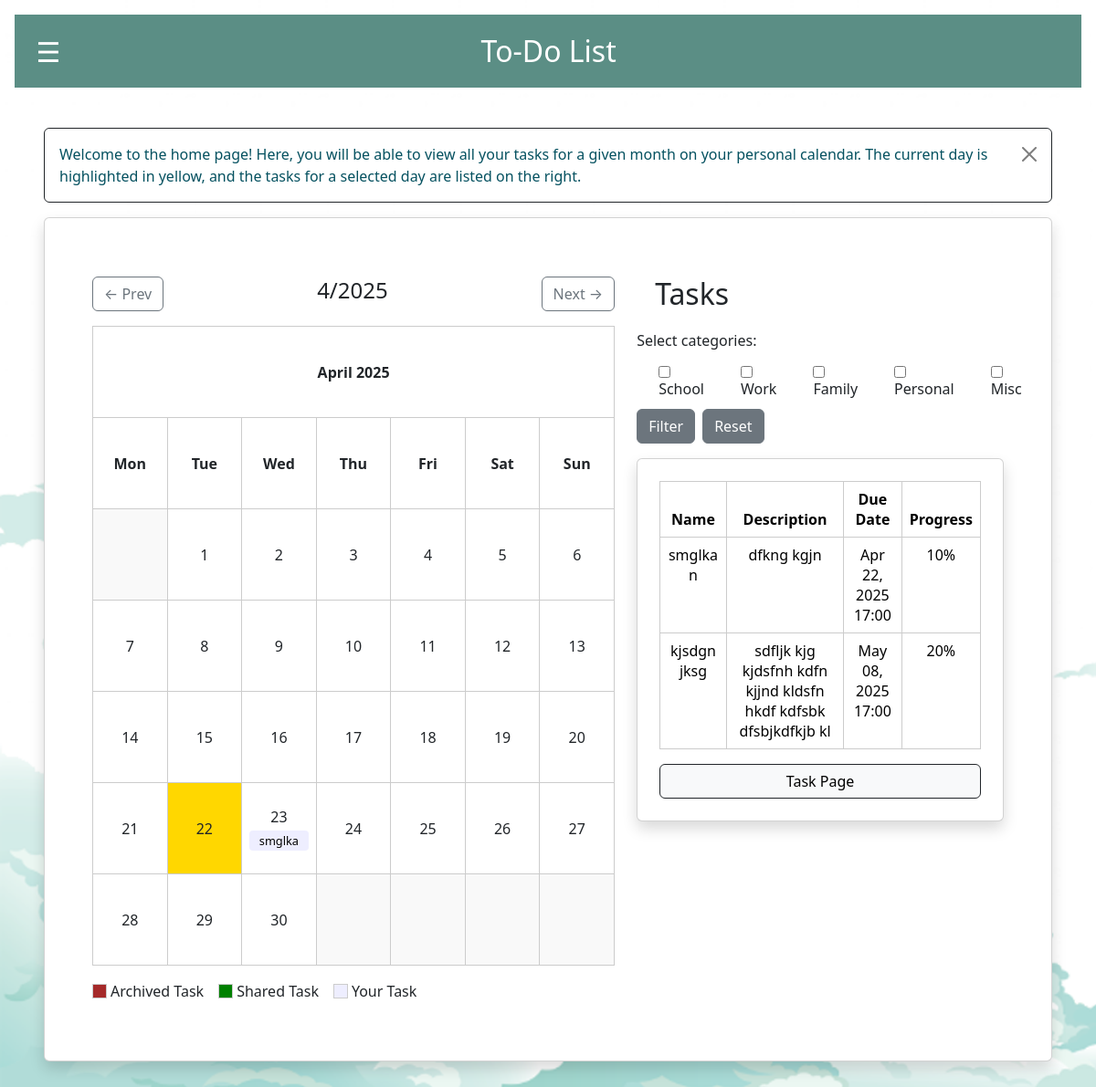
/home/ (signed in), run on the app's committed database.
### todoapp/models.py (models this page shows, shortened)
class Category(models.Model):
    name = models.CharField(max_length=50)
    def __str__(self):
        return self.name

class Task(models.Model):
    name = models.CharField(max_length=255)
    creator = models.ForeignKey(User, on_delete=models.CASCADE)
    description = models.TextField()
    due_date = models.DateTimeField()
    progress = models.IntegerField(default=0)
    is_completed = models.BooleanField(default=False)
    is_archived = models.BooleanField(default=False)
    categories = models.ManyToManyField(Category, related_name="tasks", blank=True)
    assigned_users = models.ManyToManyField(User, related_name="assigned_tasks")
    notifications_enabled = models.BooleanField(default=False)

### todoapp/views.py (the view, shortened to what this page needs)
# urls.py: path('home/', views.calender_view , name='home'),
@login_required(login_url='index')
@require_GET
@csrf_exempt
def calender_view(request):
    form = FilterTasksForm(request.GET or None)
    year  = request.GET.get('year')
    month = request.GET.get('month')
    if year and month:
        year, month = int(year), int(month)
    else:
        today = datetime.today()
        year, month = today.year, today.month
    monthly_tasks = Task.objects.filter(
        Q(creator=request.user) | Q(assigned_users=request.user),
        due_date__year=year,
        due_date__month=month,
    ).distinct().order_by('due_date')
    sidebar_tasks = Task.objects.filter(
        Q(creator=request.user) | Q(assigned_users=request.user),
        is_completed=False,
        is_archived=False,
    ).distinct().order_by('due_date')
    prev_month = 12 if month == 1 else month - 1
    prev_year  = year - 1 if month == 1 else year
    next_month = 1  if month == 12 else month + 1
    next_year  = year + 1 if month == 12 else year
    us_hols = holidays.CountryHoliday('US', years=[year])
    holiday_dict = {
        dt.day: name
        for dt, name in us_hols.items()
        if dt.month == month
    }
    cal = TaskCalendar(
        monthly_tasks,
        year,
        month,
        holidays=holiday_dict,
        user=request.user
    )
    html_calendar = cal.formatmonth(year, month)
    return render(request, 'home.html', {
        'calendar':     html_calendar,
        'year':         year,
        'month':        month,
        'prev_year':    prev_year,
        'prev_month':   prev_month,
        'next_year':    next_year,
        'next_month':   next_month,
        'form':         form,           # your FilterTasksForm
        'all_tasks':    sidebar_tasks,  # template loops over all_tasks
        'holiday_dict': holiday_dict,
    })

### todoapp/forms.py
class FilterTasksForm(forms.Form):
    user_category_filter = forms.ModelMultipleChoiceField(
        queryset=Category.objects.all(),
        widget=forms.CheckboxSelectMultiple,
        required=False,
        label="Select categories:"
    )

### todoapp/context_processors.py (called while the page is built)
def vapid_key(request):
    return {
        'vapid_key': settings.VAPID_PUBLIC_KEY
    }

### todoapp/utils.py (called while the page is built)
    def group_by_day(self, tasks):
        task_dict = {}
        for task in tasks:
            task_day = task.due_date.day
            task_dict.setdefault(task_day, []).append(task)
        return task_dict

    def formatmonth(self, year, month, withyear=True):
        self.year, self.month = year, month
        return super().formatmonth(year, month, withyear=withyear)

### todoapp/templates/home.html (shortened to what this page needs)
{% extends 'base.html' %}
{% block content %}
<div class="alert alert-info alert-dismissible fade show d-flex justify-content-between align-items-center flex-wrap gap-2 border border-dark" style="background-color:white;" role="alert">
  <p class="mb-0">
  Welcome to the home page! Here, you will be able to view all your tasks for a given month on your personal calendar. The current day is highlighted in yellow, and the tasks for a selected day are listed on the right.</p>
  <button type="button" class="btn-close" data-bs-dismiss="alert" aria-label="Close"></button>
</div>
<div class="card p-4 shadow" style="max-width: 1200px; margin: 0 auto;">
  <div class="card-body">
  <div class="container my-4">
      <div class="row">
  <div class="col-md-7">
      <div class="calendar">
        <div class="d-flex justify-content-between align-items-center mb-3">
          <a href="?year={{ prev_year }}&month={{ prev_month }}" class="btn btn-outline-secondary">
            ← Prev
          </a>
          <h4>{{ month }}/{{ year }}</h4>
          <a href="?year={{ next_year }}&month={{ next_month }}" class="btn btn-outline-secondary">
            Next →
          </a>
        </div>
        <div id="calendar-container">
          {{ calendar|safe }}
      </div>
      <div class="calendar‑legend d-flex gap-3 align-items-center mt-3">
        <div class="legend-item d-flex align-items-center">
          <span class="legend-swatch me-1" style="width:16px; height:16px; background:brown; display:inline-block; border:1px solid #ccc;"></span>
          Archived Task
        </div>
        <div class="legend-item d-flex align-items-center">
          <span class="legend-swatch me-1" style="width:16px; height:16px; background:green; display:inline-block; border:1px solid #ccc;"></span>
          Shared Task
        </div>
        <div class="legend-item d-flex align-items-center">
          <span class="legend-swatch me-1" style="width:16px; height:16px; background:#eef; display:inline-block; border:1px solid #ccc;"></span>
          Your Task
        </div>
      </div>
      </div>
  </div>
  <div class="col-md-5">
      <h2 style="margin-bottom: 20px; margin-left: 20px;">Tasks</h2>
      <div class="filter-form">
        <form method="get" title="Select a category to filter all tasks based on their category assignment." name="filter_tasks" class="d-flex justify-content-between align-items-center flex-wrap gap-2">
            <label class="form-label">{{ form.user_category_filter.label }}</label>
            <div class="d-flex flex-row gap-3">
                {% for checkbox in form.user_category_filter %}
                    <div class="form-check">
                        {{ checkbox.tag }}
                        <label class="form-check-label">{{ checkbox.choice_label }}</label>
                    </div>
                {% endfor %}
            </div>
            <div class="d-flex gap-2">
                <button type="submit" name="make-filter" class="btn btn-secondary">Filter</button>
                <button type="button" name="reset-filter" class="btn btn-secondary" onclick="resetFilter()">Reset</button>
            </div>
        </form>
    </div>
          <div class="card p-4 shadow">
              <table class="table">
                  <thead>
                      <tr>
                          <th>Name</th>
                          <th>Description</th>
                          <th>Due Date</th>
                          <th>Progress</th>
                      </tr>
                  </thead>
                  <tbody>
                      {% for task in all_tasks %}
                      <tr>
                          <td>{{ task.name }}</td>
                          <td>{{ task.description }}</td>
                          <td>{{ task.due_date|date:"M d, Y H:i" }}</td>
                          <td>{{ task.progress }}%</td>
                      </tr>
                      {% empty %}
                      <tr>
                          <td colspan="5" class="text-center">No tasks available.</td>
                      </tr>
                      {% endfor %}
                  </tbody>
              </table>
              <a href="{% url 'task_view' %}" class="btn btn-light border border-dark" >Task Page</a>
          </div>
      </div>
    </div>
  </div>
</div>
{% endblock %}

### todoapp/templates/home.html (style rules this page uses)
.calendar table { width: 100%; table-layout: fixed; }
.calendar th, .calendar td { border: 1px solid #ccc; text-align: center; padding: 8px; width: 100px; height: 100px; vertical-align: middle; }
.calendar table { width: 100%; table-layout: fixed; border-collapse: collapse; }
.calendar th, .calendar td { border: 1px solid #ccc; padding: 8px; text-align: center; aspect-ratio: 1 / 1; vertical-align: middle; }
.noday { background-color: #f9f9f9; }
.today { background-color: #ffd700; }
.task { font-size: 0.8em; margin-top: 4px; padding: 2px; background-color: #eef; border-radius: 4px; }
.calendar .task { background: #eef; color: #000; }
table { width: 100%; border-collapse: collapse; }
th, td { border: 1px solid #ccc; padding: 8px; text-align: center; }

### todoapp/templates/base.html (style rules this page uses)
body { margin: 0; background-image: url('../static/todolist-background.png'); background-size: cover; background-repeat: no-repeat; }

### data on the page
Category: choice_label "School"
Category: choice_label "Work"
Category: choice_label "Family"
Category: choice_label "Personal"
Category: choice_label "Misc"
Task: name "smglka n", description "dfkng kgjn", due_date "Apr 22, 2025 17:00", progress "10"
Task: name "kjsdgn jksg", description "sdfljk kjg kjdsfnh kdfn kjjnd kldsfn hkdf kdfsbk dfsbjkdfkjb kl", due_date "May 08, 2025 17:00", progress "20"

### other printed values
{{ month }} "4"
{{ year }} "2025"
{{ calendar|safe }} "April 2025 Mon Tue Wed Thu Fri Sat Sun 1 2 3 4 5 6 7 8 9 10 11 12 13 14 15 16 17 18 19 20 21 22 23 smglka 24 25 26 27 28 29 30"
